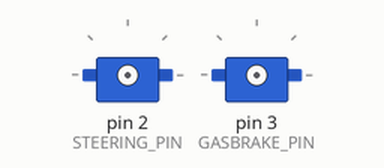
Simulated run of this sketch. Board: Arduino Uno, built with avr-gcc and run on an emulated ATmega328P. Shown: 2 × servo. Wiring (inferred from the names in the program): 2 × servo: signal pin 2 / signal pin 3. Servo pulses on a pin are drawn as a servo (544–2400 µs = 0–180°).

Above: at 0.05 s.
At 5.25 s:
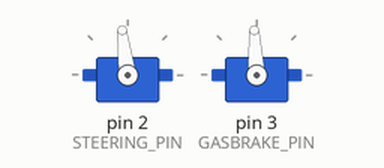
At 11.35 s:
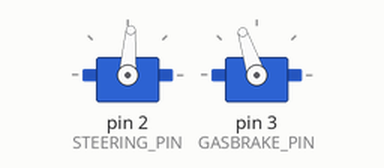
At 22.75 s:
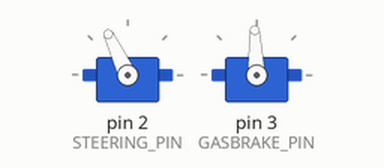
Timing chart, 0 to 29.6 s (numbered marks = the images above):
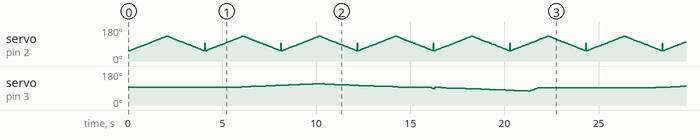

The sketch:

rd_locomotion_demo.ino
```cpp
/*******************************************************************************
filename: rd_locomotion_demo.ino
author:   Augustine (github: mr-augustine)
          http://pushbuttonrobotics.weebly.com/
date:     15 May 2014

The rd_locomotion_demo sketch uses a timer and interrupts to control the
steering servo and Electronic Speed Control (ESC) for an R/C vehicle (Traxxas
Stampede). This demo sweeps the front wheels from right to left, and left to
right. It also drives the motor forward and then in reverse.

This sketch is a timers-and-interrupts version of a sketch created by Jeff
McAlvay. http://jeffsinventions.com/autonomous-car-steering-and-acceleration/
*******************************************************************************/
volatile uint8_t timer1_overflow = 0;

// The main loop period is in units of TIMER1 counts. TIMER1 is configured to
// run at 250 kHz by prescaling the Arduino's main timer by 64. (16 MHz / 64 =
// 250,000 Hz). Our desired loop rate is 40 Hz, therefore our loop period
// (expressed as TIMER1 ticks) will be 250,000 Hz / 40 Hz = 6250 ticks per loop.
#define LOOP_PERIOD 6250

#define STEERING_PORT PORTD
#define GASBRAKE_PORT PORTD
#define STEERING_PIN (1 << 2)  //PortD register, bit 2 => Digital Pin 2
#define GASBRAKE_PIN (1 << 3)  //PortD register, bit 3 => Digital Pin 3

// initialize control pulsewidths to neutral (i.e., no turning, no driving)
uint16_t steering_servo_us = 1500;
uint16_t gasbrake_servo_us = 1500;
uint8_t steer_mode = 0;
uint8_t gasbrake_mode = 0;
uint8_t resweep = 0;  // indicates the start of a new steering servo sweep
uint8_t neutral_hold = 0;  // counter used to maintain a pwm value for several
                           // loop iterations

// keeps track of how many times the main loop is executed
uint32_t loop_counter;

// adjusts the pulsewidth values for the steering and ESC
void update_control_values(void);

// Interrupt Service Routines
// negating the steering and gasbrake pins terminates the PWM pulse
ISR(TIMER1_COMPA_vect) {
  STEERING_PORT &= ~STEERING_PIN;
}

ISR(TIMER1_COMPB_vect) {
  GASBRAKE_PORT &= ~GASBRAKE_PIN;
}

ISR(TIMER1_OVF_vect) {
  timer1_overflow = 1;
}

void setup() {
  // temporarily disable interrupts before configuring the registers
  noInterrupts();

  // 0 - Disable pull-up resistors on input pins, drive the steering and
  //     gasbrake pins to low; set steering and gasbrake pins as output pins
  PORTD = 0;
  DDRD = 0b00001100;

  // configure TIMER1
  // 1 - Set normal compare output mode and normal waveform generation mode
  TCCR1A = 0b00000000;

  // 2 - Set no input capture "stuff", normal waveform generation mode,
  //     set prescaler value to 64
  TCCR1B = 0b00000011;

  // 3 - Disable the force output compare feature
  TCCR1C = 0b00000000;

  // 4 - Set no input compare interrupts, no output compare interrupts, no
  //     overflow interrupts (most of these will be changed during the loop;
  //     in particular: OCIE1B, OCIE1A, TOIE1)
  TIMSK1 = 0b00000000;

  // re-enable interrupts
  interrupts();

  // only enable TIMER1 overflow interrupts
  TIMSK1 = 0b00000001;
  loop_counter = 0;
}

void loop() {
  // reset timer/counter 1
  TCNT1 = 0;

  // start the PWM pulse for steering and gasbrake
  PORTD |= (GASBRAKE_PIN | STEERING_PIN);

  // set the output compare registers with the timer values that correspond
  // with the end of the PWM pulses
  OCR1A = steering_servo_us >> 2;
  OCR1B = gasbrake_servo_us >> 2;

  // also enable output compare timers to trigger when there's a match
  // so the program can end the PWM pulses
  TIMSK1 = 0b00000111;

  loop_counter += 1;
  timer1_overflow = 0;


  update_control_values();

  /*
     If there's still time to spare during the loop period, the program will
     sit in this while-loop and wait until the TIMER1 value reaches the
     loop period count. If instead the loop is running really slow (i.e.,
     TIMER1 counted all the way up to its TOP value: 249,999), then the
     program will immediately restart the loop() function. Since this main loop
     is very small, we shouldn't have to worry about this. The segment below
     is a carry-over from Rocksteady.
  */
  while (1) {
    if (timer1_overflow) {
      return;
    }

    if (TCNT1 > LOOP_PERIOD) {
      return;
    }
  }
}

/*
  The update_control_values() function adjusts the pwm values that correspond
  with the steering and ESC signals. The steering and driving maneuvers are
  broken up into distinct phases/modes.
*/
void update_control_values() {
  /*-----------------
    Steering Control
    -----------------*/
  if (steer_mode == 0) {
    steering_servo_us = 1500;
    resweep = 1;
    steer_mode = 1;
  }

  else if (steer_mode == 1) {
    if (steering_servo_us == 1500 && resweep == 1) {
      steering_servo_us = 1100;
      resweep = 0;
    }

    else {
      steering_servo_us += 10;
    }

    if (steering_servo_us == 1900) {
      steer_mode = 2;
    }
  }

  else if (steer_mode == 2) {
    steering_servo_us -= 10;

    if (steering_servo_us == 1100) {
      steer_mode = 0;
    }
  }


  /*-----------
    ESC Control
    -----------*/

  /*
    wait until 5 seconds elapsed before activating the drive motor
    until then, keep sending a neutral signal. this bypasses the
    throttle neutral protection feature on the esc.
    given the timer settings, 200 loop iterations occur after 5 seconds
    i.e., loop period = (1/40) sec/loop = 25 ms/loop = 0.025 sec/loop
        5 sec / 0.025 sec/loop = 200 loops
  */
  if (loop_counter <= 200) {
    gasbrake_servo_us = 1500;
    neutral_hold = 0;
    return;
  }

  // send one last neutral signal
  if (gasbrake_mode == 0) {
    gasbrake_servo_us = 1500;
    gasbrake_mode = 1;
  }

  // move the wheels forward
  else if (gasbrake_mode == 1) {
    gasbrake_servo_us += 1;

    if (gasbrake_servo_us == 1700) {
      gasbrake_mode = 2;
    }
  }

  // decelerate back to neutral
  else if (gasbrake_mode == 2) {
    gasbrake_servo_us -= 1;

    if (gasbrake_servo_us == 1500) {
      gasbrake_mode = 3;
      neutral_hold = 0;
    }
  }

  // after moving forward, stay in neutral for 1 second
  else if (gasbrake_mode == 3) {
    gasbrake_servo_us = 1500;

    neutral_hold += 1;

    if (neutral_hold > 40) {
      gasbrake_mode = 4;
      neutral_hold = 0;
    }
  }


  /*
    start the double-tap procedure to initiate reverse
    the double-tap mimics the input you send the receiver when using the stock
    transmitter (i.e., double-tapping the trigger forward send a reverse command)
    note: here we are decrementing by 10 instead of by 1
  */
  // todo: nail down exactly how tight we can make this double-tap procedure
  else if (gasbrake_mode == 4) {
    gasbrake_servo_us -= 10;

    if (gasbrake_servo_us <= 1400) {
      gasbrake_mode = 5;
      gasbrake_servo_us = 1500;
      neutral_hold = 0;
    }
  }

  // send another neutral signal for one second
  if (gasbrake_mode == 5) {
    neutral_hold += 1;

    if (neutral_hold > 40) {
      gasbrake_mode = 6;
      return;
    }

    if (gasbrake_servo_us == 1500) {
      gasbrake_mode = 6;
    }
  }

  // complete the double-tap procedure to actually begin reversing
  else if (gasbrake_mode == 6) {
    gasbrake_servo_us -= 1;

    if (gasbrake_servo_us == 1300) {
      gasbrake_mode = 7;
    }
  }

  // slow the reverse towards neutral
  else if (gasbrake_mode == 7) {
    gasbrake_servo_us += 10;

    if (gasbrake_servo_us == 1500) {
      gasbrake_mode = 8;
    }
  }

  // send a neutral signal for one second
  else if (gasbrake_mode == 8) {
    gasbrake_servo_us = 1500;

    neutral_hold += 1;

    if (neutral_hold > 40) {
      // after sending a neutral signal for 1 second, start sequence again
      // beginning with the 5-second delay to bypass throttle neutral
      // protection
      gasbrake_mode = 0;
      neutral_hold = 0;
      loop_counter = 0;
    }
  }

  return;
}
```
